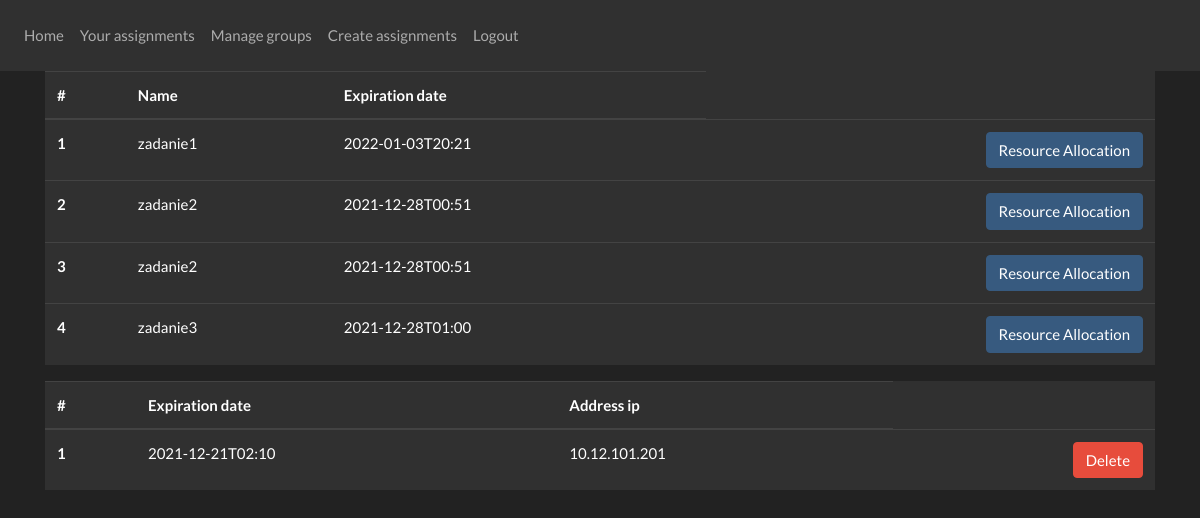
The page /your-assignments (signed in) on the database its author committed.
### website/models.py (models this page shows)
class Assignment(db.Model):
    id = db.Column(db.Integer, primary_key=True)
    name = db.Column(db.String(150))
    expiration_date = db.Column(db.Integer)
    description = db.Column(db.String(150))
    uploaded_vm_image_id = db.Column(db.Integer, db.ForeignKey('uploaded_vm_image.id'))
    creator_id = db.Column(db.Integer, db.ForeignKey('user.id'))
    architecture_id = db.Column(db.Integer, db.ForeignKey('architecture_for_assignment.id'))

class Active_instance(db.Model):
    id = db.Column(db.Integer, primary_key=True)
    name = db.Column(db.String(150))
    expiration_time = db.Column(db.String(150))
    address_ip = db.Column(db.String(150))
    booking_user_id = db.Column(db.Integer, db.ForeignKey('user.id'))
    assignment_id = db.Column(db.Integer, db.ForeignKey('assignment.id'))

### website/do_assignments.py (the view)
@assignments.route('/your-assignments')
@login_required
def get_assignments_page():
    return render_template("assignments.html",
                           user_has_permission=user_has_permission,
                           assignments=get_assignment_curent_user(),
                           instances=get_user_instance()
                           )

### website/permissions.py (called while the page is built)
def user_has_permission(permission):
    return permission in role_permissions[current_user.role]

### website/request_to_database.py (called while the page is built)
def get_assignment_curent_user():
    result = db.session.query(Assignment.name, Assignment.expiration_date,
                              Architecture_for_assignment.network_name).select_from(
        Assignment).join(Users_assigned).join(Uploaded_vm_image).join(Architecture_for_assignment).filter(
        Assignment.uploaded_vm_image_id == Uploaded_vm_image.id, Users_assigned.user_id == current_user.id,
        Assignment.architecture_id == Architecture_for_assignment.id).all()
    return result

def get_user_instance():
    result = db.session.query(Active_instance.expiration_time, Active_instance.address_ip).filter(
        Active_instance.booking_user_id == current_user.id)
    return result

### website/templates/assignments.html (shortened to what this page needs)
{% extends "base.html" %}{% block title %}RemotEye - {{ current_user.role }}{% endblock %}
{% block content %}
    {% include "assignments-modal.html" %}
    <table class="table table-hover table-dark">
        <thead>
        <tr>
            <th scope="col"> #</th>
            <th scope="col"> Name</th>
            <th scope="col"> Expiration date</th>
        </tr>
        </thead>
        {% for assignment in assignments %}
            <tr>
                <th scope="row"> {{ loop.index }} </th>
                <td> {{ assignment.name }} </td>
                <td> {{ assignment.expiration_date }} </td>
                <td>
                    <a href=""
                       class="btn btn-primary btn-xs float-right"
                       data-toggle="modal"
                       data-target="#create_assignment_modal"
                       id="button-active-instance_{{ assignment.name }}"
                       onclick="sendIdButtonForUser2(this.id)">Resource Allocation </a>
                </td>
            </tr>
        {% endfor %}
    </table>
    <table class="table table-hover table-dark">
        <thead>
        <tr>
            <th scope="col"> #</th>
            <th scope="col"> Expiration date</th>
            <th scope="col"> Address ip</th>
        </tr>
        </thead>
        {% for instance in instances %}
            <tr>
                <th scope="row"> {{ loop.index }} </th>
                <td> {{ instance.expiration_time }} </td>
                <td> {{ instance.address_ip }} </td>
                <td>
                    <a href="" class="btn btn-danger btn-xs float-right"
                       onclick="return confirm('Are you sure to delete?')">Delete</a>
                </td>
            </tr>
        {% endfor %}
    </table>
{% endblock %}

### rows shown on the page
Assignment: name "zadanie1", expiration_date "2022-01-03T20:21"
Assignment: name "zadanie2", expiration_date "2021-12-28T00:51"
Assignment: name "zadanie3", expiration_date "2021-12-28T01:00"
Active_instance: expiration_time "2021-12-21T02:10", address_ip "10.12.101.201"
